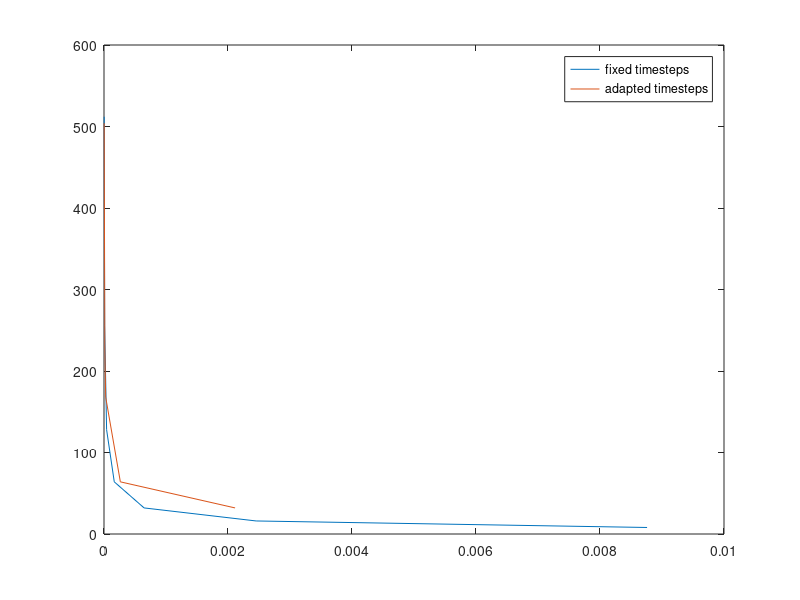

The MATLAB source for this figure:
A= [ 
1, 0.5863789506521954, 8, 0;
0.5, 0.5926837307368068, 16, 0;
0.25, 0.5944915922382475, 32, 0;
0.125, 0.594972544614003, 64, 0;
0.0625, 0.5950962682277467, 128, 0;
0.03125, 0.5951276200464035, 256, 0;
0.015625, 0.595135509466687, 512, 0;
];
B= [
2.578125, 0.5930241209168684, 32, 0;
1.618968420122391, 0.5930241209168684, 32, 0;
0.5119627667471133, 0.5930241209168684, 32, 0;
0.1398683639381158, 0.5948743103550749, 64, 0;
0.0436079685031445, 0.5951112938856371, 168, 0;
0.03085503567018249, 0.5951248754032438, 232, 0;
0.01379636046458253, 0.5951354910949266, 504, 0;
];


X=A(:,2);
Y=A(:,3);
Z=B(:,2);
T=B(:,3);
X=abs(X-0.5951381488384392)
Z=abs(Z-0.5951381488384392)
plot(X,Y,Z,T);
legend('fixed timesteps','adapted timesteps');
